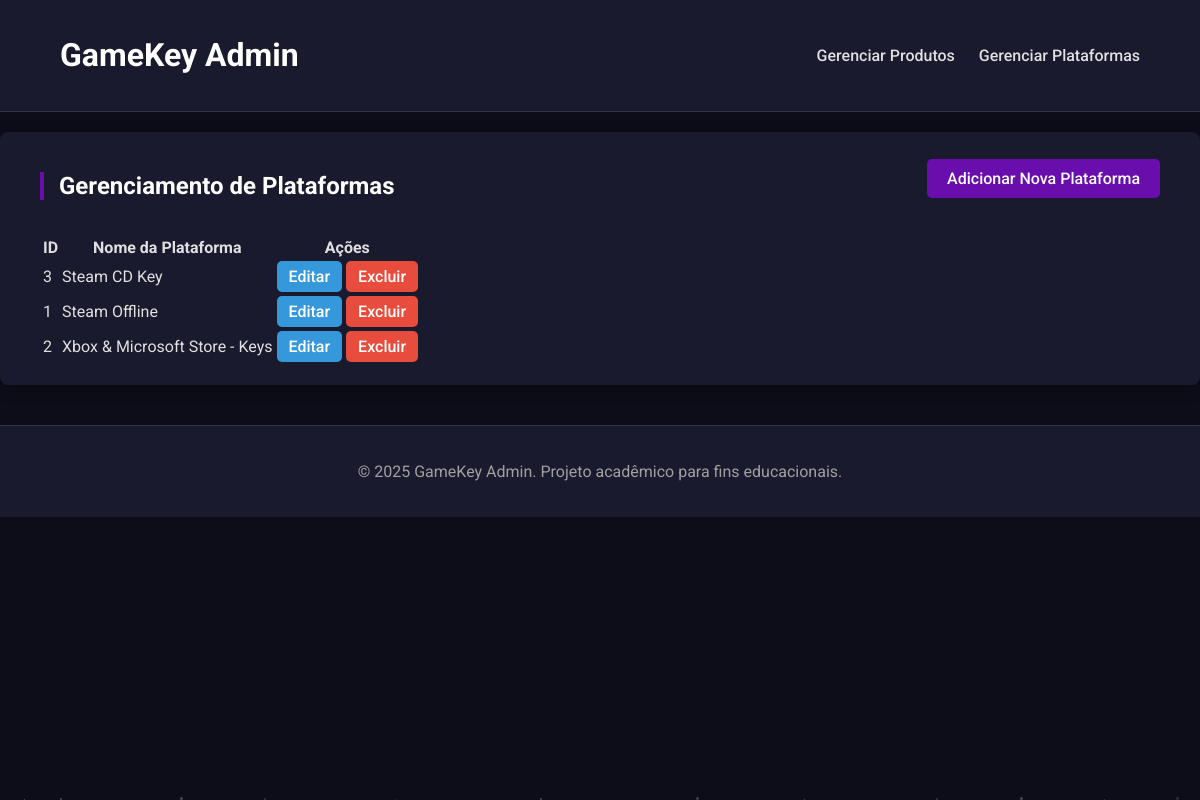
Page /index.php?action=listar_plataformas on the committed database.
### tables this page shows
CREATE TABLE `plataformas` (
    `id` INT AUTO_INCREMENT PRIMARY KEY,
    `nome` VARCHAR(100) NOT NULL UNIQUE
);

### controllers/PlataformaController.php (called while the page is built, shortened)
<?php
require_once __DIR__ . '/../models/Plataforma.php';
class PlataformaController {
    private $plataformaModel;
    public function __construct($pdo) {
        $this->plataformaModel = new Plataforma($pdo);
    }
    public function listar() {
        $plataformas = $this->plataformaModel->listar();
        include __DIR__ . '/../views/plataformas/index.php';
    }
}
?>

### models/Plataforma.php (called while the page is built, shortened)
<?php
class Plataforma {
    private $pdo;
    public function __construct($pdo) {
        $this->pdo = $pdo;
    }
    public function listar() {
        $stmt = $this->pdo->query("SELECT * FROM plataformas ORDER BY nome");
        return $stmt->fetchAll(PDO::FETCH_ASSOC);
    }
}
?>

### views/plataformas/index.php (the view)
<?php
include_once __DIR__ . '/../templates/header.php'; ?>
<div class="page-header">
    <h2>Gerenciamento de Plataformas</h2>
    <a href="index.php?action=criar_plataforma" class="btn">Adicionar Nova Plataforma</a>
</div>
<table>
    <thead>
        <tr>
            <th>ID</th>
            <th>Nome da Plataforma</th>
            <th>Ações</th>
        </tr>
    </thead>
    <tbody>
        <?php foreach ($plataformas as $plataforma): ?>
        <tr>
            <td><?= htmlspecialchars($plataforma['id']) ?></td>
            <td><?= htmlspecialchars($plataforma['nome']) ?></td>
            <td>
                <a href="index.php?action=editar_plataforma&id=<?= $plataforma['id'] ?>" class="btn-editar">Editar</a>
                <a href="index.php?action=excluir_plataforma&id=<?= $plataforma['id'] ?>" onclick="return confirm('Atenção! Excluir uma plataforma também excluirá todos os produtos associados a ela. Deseja continuar?')" class="btn-excluir">Excluir</a>
            </td>
        </tr>
        <?php endforeach; ?>
    </tbody>
</table>
<?php include_once __DIR__ . '/../templates/footer.php'; ?>

### public/css/style.css (style rules this page uses)
:root { --bg-dark: #0d0d1a; --bg-light: #1a1a2e; --primary-purple: #6a0dad; --primary-purple-hover: #8338ec; --text-light: #e0e0e0; --text-dark: #a0a0a0; --border-color: #33334d; --blue-edit: #3498db; --red-delete: #e74c3c; --price-green: #2ecc71; }
body { background-color: var(--bg-dark); color: var(--text-light); font-family: 'Roboto', sans-serif; margin: 0; overflow-x: hidden; }
h2, h3 { color: #ffffff; }
h2 { border-left: 4px solid var(--primary-purple); padding-left: 15px; margin-bottom: 5px; }
.page-header { display: flex; justify-content: space-between; align-items: center; margin-bottom: 30px; }
.btn, .btn-editar, .btn-excluir { display: inline-block; padding: 10px 20px; color: white; border-radius: 5px; text-decoration: none; text-align: center; border: none; cursor: pointer; font-weight: 500; transition: background-color 0.3s ease, transform 0.2s ease; }
.btn { background-color: var(--primary-purple); }
.btn-editar { background-color: var(--blue-edit); padding: 6px 12px; }
.btn-excluir { background-color: var(--red-delete); padding: 6px 12px; }

### rows in the picture
plataformas: id "3", nome "Steam CD Key"
plataformas: id "1", nome "Steam Offline"
plataformas: id "2", nome "Xbox & Microsoft Store - Keys"
